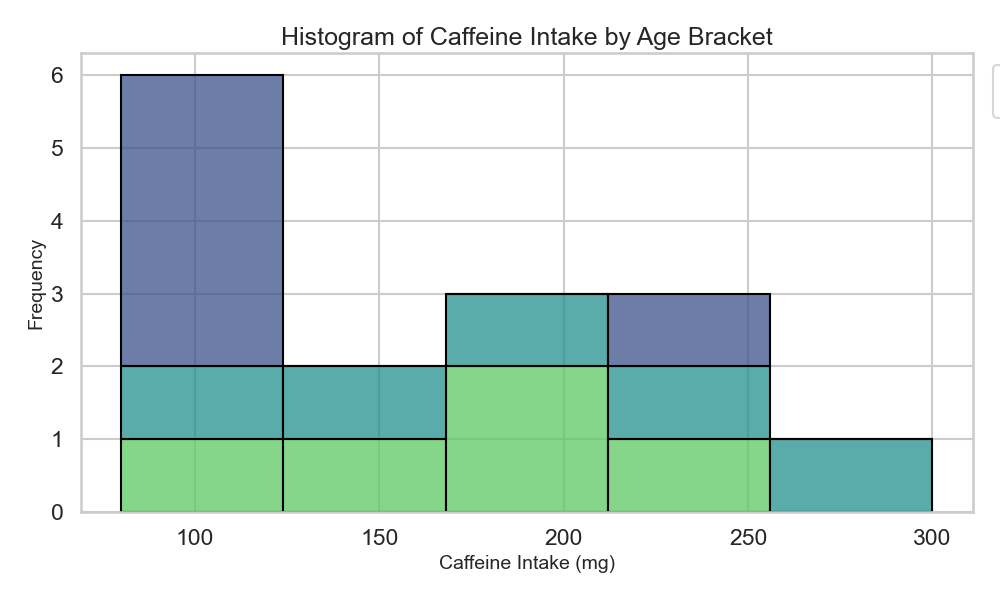

The script that drew this image:

import pandas as pd
import seaborn as sns
import matplotlib.pyplot as plt

# Your provided data
data = [
    {'Age Bracket': '18-24', 'Caffeine Intake (mg)': 80},
    {'Age Bracket': '18-24', 'Caffeine Intake (mg)': 250},
    {'Age Bracket': '18-24', 'Caffeine Intake (mg)': 90},
    {'Age Bracket': '18-24', 'Caffeine Intake (mg)': 120},
    {'Age Bracket': '18-24', 'Caffeine Intake (mg)': 110},
    {'Age Bracket': '25-34', 'Caffeine Intake (mg)': 300},
    {'Age Bracket': '25-34', 'Caffeine Intake (mg)': 80},
    {'Age Bracket': '25-34', 'Caffeine Intake (mg)': 220},
    {'Age Bracket': '25-34', 'Caffeine Intake (mg)': 150},
    {'Age Bracket': '25-34', 'Caffeine Intake (mg)': 170},
    {'Age Bracket': '35-44', 'Caffeine Intake (mg)': 85},
    {'Age Bracket': '35-44', 'Caffeine Intake (mg)': 130},
    {'Age Bracket': '35-44', 'Caffeine Intake (mg)': 250},
    {'Age Bracket': '35-44', 'Caffeine Intake (mg)': 200},
    {'Age Bracket': '35-44', 'Caffeine Intake (mg)': 190}
]

# Convert the list of dictionaries into a Pandas DataFrame
df = pd.DataFrame(data)

# Set the style and context of the Seaborn plots
sns.set(style="whitegrid", context="talk")

# Create a histogram using Seaborn's histplot
plt.figure(figsize=(10, 6))
hist_plot = sns.histplot(data=df, x='Caffeine Intake (mg)', hue='Age Bracket', multiple='stack', palette='viridis', edgecolor='black')

# Add titles and labels
plt.title('Histogram of Caffeine Intake by Age Bracket', fontsize=18)
plt.xlabel('Caffeine Intake (mg)', fontsize=14)
plt.ylabel('Frequency', fontsize=14)

# Improve layout
plt.tight_layout()

# Add a legend to the plot
plt.legend(title='Age Bracket', bbox_to_anchor=(1.01, 1), loc='upper left')

# Show the plot
plt.show()
